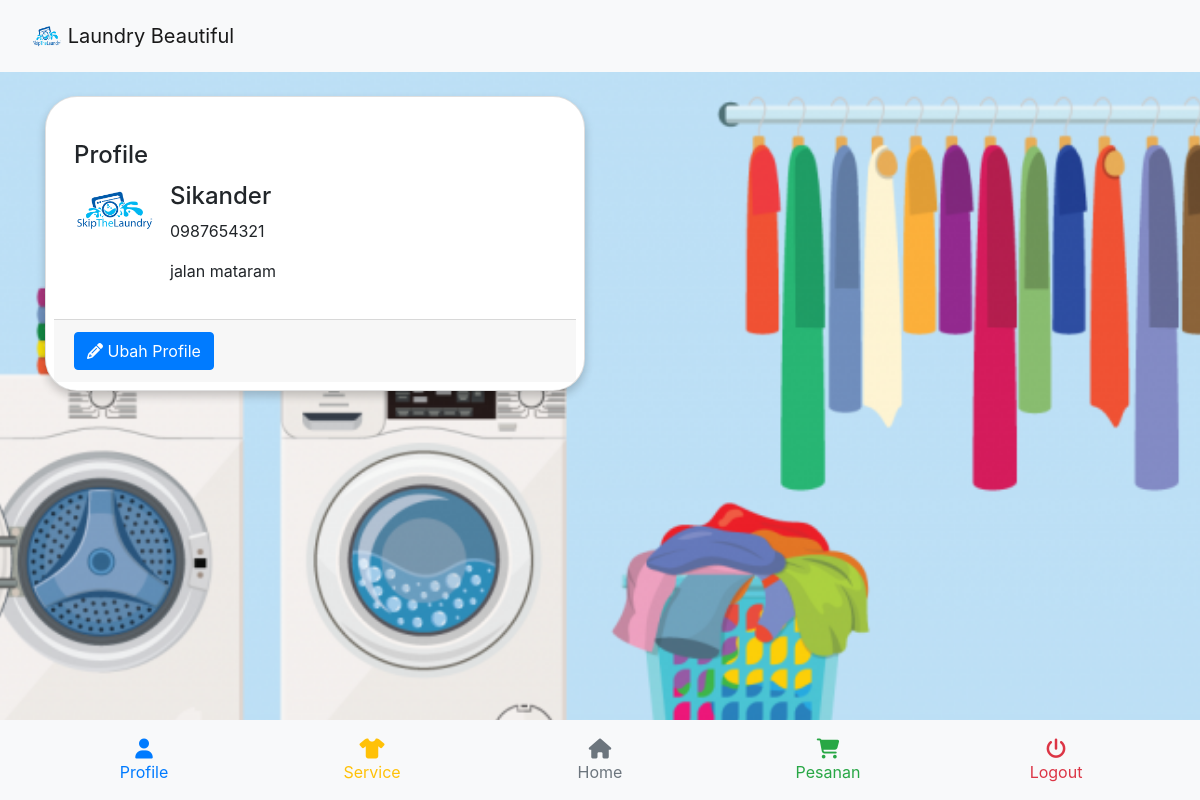
/users/profile.php (signed in), run on the app's committed database.
### tables this page shows
CREATE TABLE `users` (
  `id` bigint(11) NOT NULL,
  `email` varchar(50) NOT NULL,
  `username` varchar(50) NOT NULL,
  `password` varchar(50) NOT NULL,
  `address` text NOT NULL,
  `no_telp` varchar(15) NOT NULL,
  `id_level` int(11) NOT NULL
);

### config/crud.php (called while the page is built, shortened)
<?php
function read($table, $column, $condition = null)
{
  $db = $GLOBALS['db'];
  $sql = "SELECT " . $column . " FROM " . $table;
  if ($condition) {
    $sql = $sql .  $condition;
  }
  $read = $db->query($sql);
  if ($read->num_rows > 0) {
    return $read;
  } else {
    return false;
  }
}

### users/profile.php (the view, shortened to what this page needs)
<?php
include('component/header.php');
include('component/navbar.php');
include('../config/crud.php');
$id = $_SESSION['id'];
$table = 'users';
$condition = 'id="' . $id . '"';
$read = read($table, '*', ' WHERE ' . $condition);
$row = $read->fetch_object();
?>
<main role="main" class="flex-shrink-0">
  <div class="container mt-5 mb-5 pt-5 pb-5" style="min-height: 650px;">
    <div class="row mb-lg-5">
      <div class="col-md-6 mb-3">
        <div class="card">
          <div class="card-body">
            <h4 class="card-title">Profile</h4>
            <div class="media">
              <img src="../images/logo.png" class="mr-3" style="width:80px">
              <div class="media-body">
                <h4><?= $row->username; ?></h4>
                <p><?= $row->no_telp; ?></p>
                <p><?= $row->address; ?></p>
              </div>
            </div>
          </div>
          <div class="card-footer">
            <button type="button" class="btn btn-primary" data-toggle="collapse" data-target="#update">
              <i class="fa fa-pencil"></i> Ubah Profile
            </button>
          </div>
        </div>
      </div>
    </div>
  </div>
</main>
<?php
include('component/footer.php');
?>

### users/component/header.php (style rules this page uses)
.card { padding: 1.5em .5em .5em; border-radius: 2em; box-shadow: 0 5px 10px rgba(0, 0, 0, .2); }

### data on the page
users: username "Sikander", no_telp "0987654321", address "jalan mataram"
